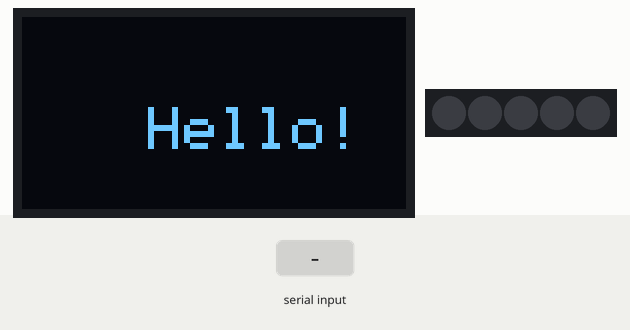
A sketch run on a simulated Arduino Uno, built with avr-gcc and run on an emulated ATmega328P. Parts: 128×64 one-colour display, 5 RGB LEDs in strip order, left to right. Inputs (shaded band) come from the test bench. Dim RGB values are drawn brighter than linear; the display library's start-up logo is not drawn.

Above: at 2.3 s.
2.4 s: "3" received over the second serial link
At 3.4 s:
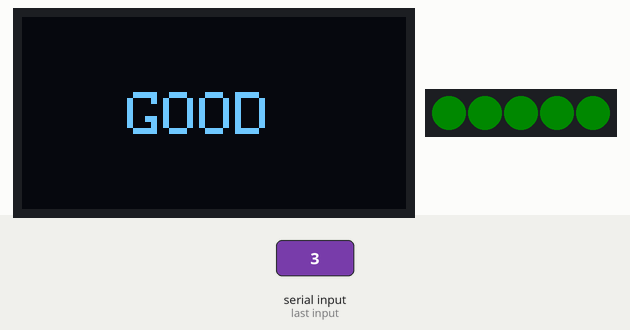
3.9 s: "1" received over the second serial link
At 4.5 s:
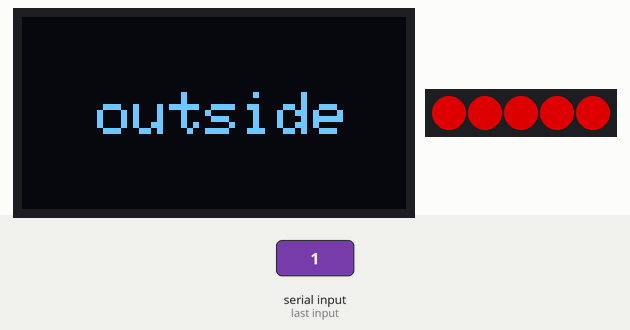
5.4 s: "2" received over the second serial link
At 5.7 s:
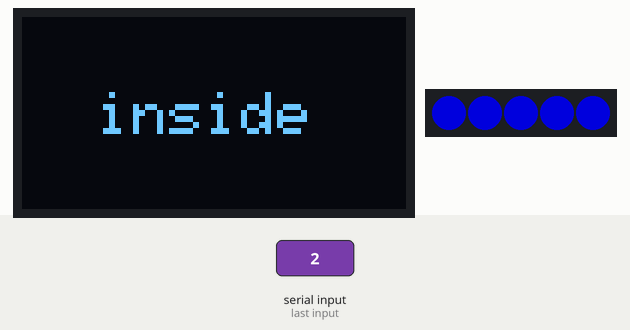
6.9 s: "0" received over the second serial link
At 8.0 s:
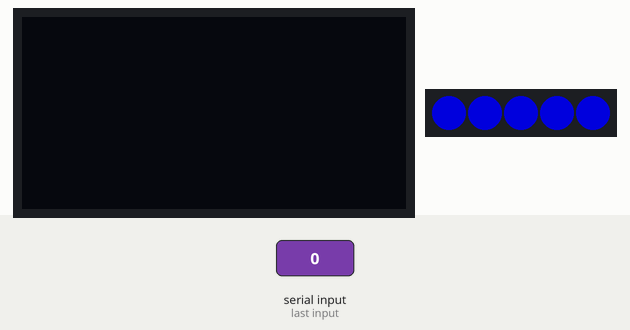
8.4 s: "3" received over the second serial link
At 9.2 s:
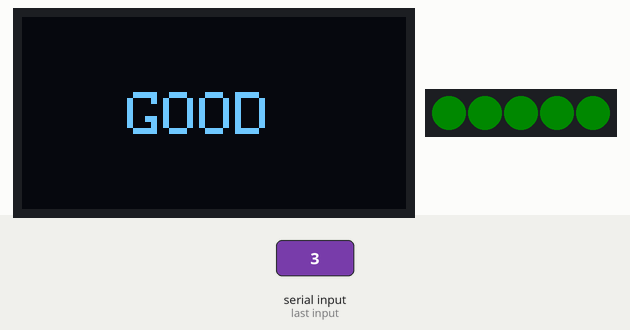
9.9 s: "0" received over the second serial link
At 10.2 s:
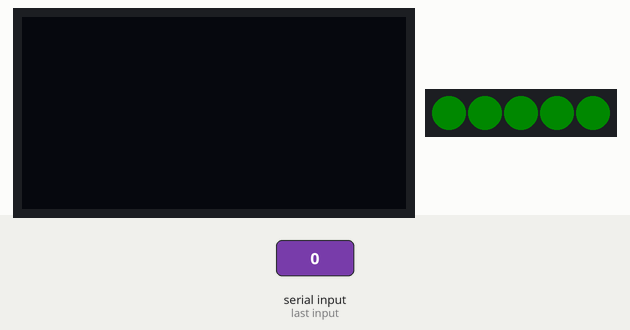
Timing chart, 0 to 12.4 s (numbered marks = the images above; inputs shaded):
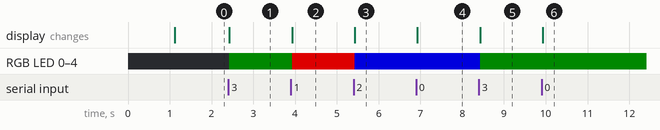

The sketch:

display-bluetooth.ino
```cpp
#include <Wire.h>
#include <Adafruit_GFX.h>
#include <Adafruit_SSD1306.h>
#include<SoftwareSerial.h>
#include <Adafruit_NeoPixel.h>
#ifdef __AVR__
  #include <avr/power.h>
#endif

//인스턴스를 선언한다
#define OLED_RESET 4
Adafruit_SSD1306 display(OLED_RESET);


#define PIN 8
#define NUMPIXELS      5
SoftwareSerial mySerial(2,3);
int date;
Adafruit_NeoPixel pixels = Adafruit_NeoPixel(NUMPIXELS, PIN, NEO_GRB + NEO_KHZ800);

void setup() {


  Serial.begin(115200);
  mySerial.begin(9600);

  // 초기화 : 아래 사항은 필수로 기입한다.
  // I2C addr 0x3D (for the 128x64)
  display.begin(SSD1306_SWITCHCAPVCC, 0x3D);
  delay(500);
  display.begin(SSD1306_SWITCHCAPVCC, 0x3D);
  // 초기화 완료


  // 스플레시 화면 출력
  display.display();
  delay(500);

  // 화면과 버퍼 클리어(초기화시 화면 클리어)
  display.clearDisplay();
  display.setTextColor(WHITE);  // text : 글자색 (Black 또는 White)
  display.setTextSize(2);
  display.setCursor(30, 30);
  display.println(" Hello!");
 // display.drawBitmap(5,25, footprint, 32, 32, 1);
   pixels.begin();
  display.display();
 //display.clearDisplay();

 // 출력할 이미지나 문자열을 버퍼에 전송후 화면에 뿌려주기 위해서는 반드시 함수가 사용되어야한다
}

void loop() {
   display.clearDisplay();
// put your main code here, to run repeatedly:
//digitalWrite(led, HIGH);
if (mySerial.available())
  {
    //display.setCursor(0,0);
     date = (int)mySerial.read();
//   Serial.write(date);
     //display.print(date);
 // display.display();
 if(date==51)
   {
    for(int i=0;i<NUMPIXELS;i++)
     {      pixels.setPixelColor(i, pixels.Color(0,10,0));
   pixels.show();
 }

      display.setCursor(35,25);
      display.print("GOOD");

   }

  else if(date==49)
  {
     display.setCursor(25,25);
      display.print("outside");
    //  display.display();

     for(int i=0;i<NUMPIXELS;i++)
     {      pixels.setPixelColor(i, pixels.Color(150,0,0));
   pixels.show();
 }
     // Moderately bright green color.
     // pixels.show();

  }
  else if(date==50)
  {
    display.setCursor(25,25);
      display.print("inside");
 //     display.display();

      for(int i=0;i<NUMPIXELS;i++)
      {
      pixels.setPixelColor(i, pixels.Color(0,0,150));
      // Moderately bright green color.
      // This sends the updated pixel color to the hardware.
       pixels.show();

      }
    //  pixels.show();

   }


  //  pixels.show();
        display.display();


  }

}
```

Measured:
- after the input at 2.4 s, RGB LED 0–4: off → RGB(0, 10, 0) at once; the display: changes at once (image 1)
- after the input at 3.9 s, RGB LED 0–4: RGB(0, 10, 0) → RGB(150, 0, 0) at once; the display: changes at once (image 2)
- after the input at 5.4 s, RGB LED 0–4: RGB(150, 0, 0) → RGB(0, 0, 150) at once; the display: changes at once (image 3)
- after the input at 6.9 s, the display: changes at once (image 4)
- after the input at 8.4 s, RGB LED 0–4: RGB(0, 0, 150) → RGB(0, 10, 0) at once; the display: changes at once (image 5)
- after the input at 9.9 s, the display: changes at once (image 6)
